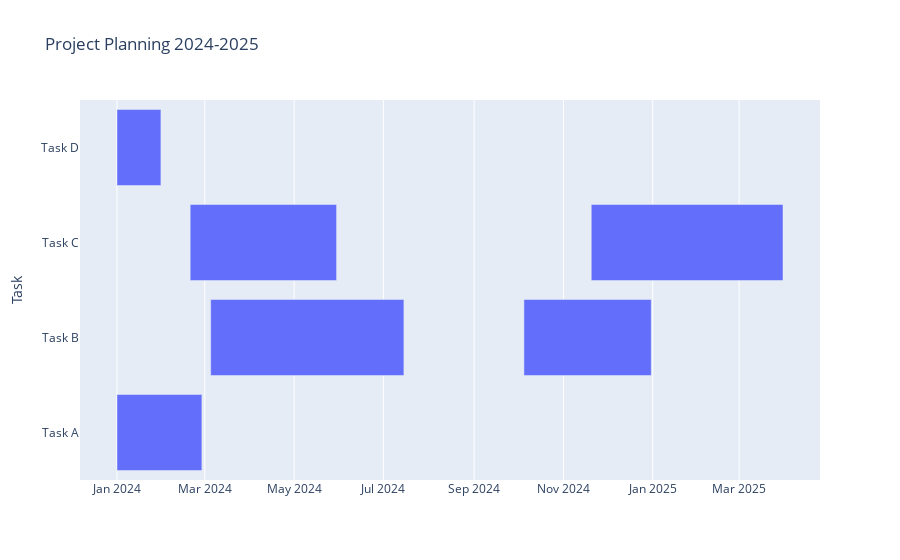

The notebook cell this image was saved under:
### Code cell
fig = px.timeline(df, x_start='Start', x_end='Finish', y='Task',
                  title='Project Planning 2024-2025')
fig.show()

### Figure 1 — Plotly figure (JSON) as saved in the notebook; plotly's stock layout.template omitted (floating-point values rounded to 4 significant figures)
{"data": [{"alignmentgroup": "True", "base": ["2024-01-01", "2024-03-05", "2024-02-20", "2024-01-01", "2024-10-05", "2024-11-20"], "hovertemplate": "Start=%{base}<br>Finish=%{x}<br>Task=%{y}<extra></extra>", "legendgroup": "", "marker": {"color": "#636efa", "pattern": {"shape": ""}}, "name": "", "offsetgroup": "", "orientation": "h", "showlegend": false, "textposition": "auto", "type": "bar", "x": [5011200000, 11404800000, 8640000000, 2592000000, 7516800000, 11318400000], "xaxis": "x", "y": ["Task A", "Task B", "Task C", "Task D", "Task B", "Task C"], "yaxis": "y"}], "layout": {"barmode": "overlay", "legend": {"tracegroupgap": 0}, "title": {"text": "Project Planning 2024-2025"}, "xaxis": {"anchor": "y", "domain": [0, 1], "type": "date"}, "yaxis": {"anchor": "x", "domain": [0, 1], "title": {"text": "Task"}}}}
